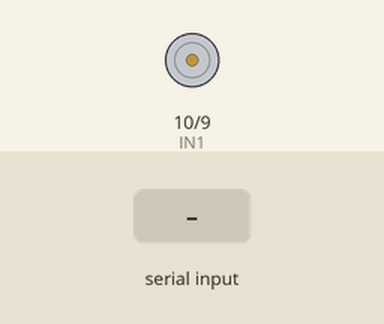
Simulated run of this sketch. Board: Arduino Uno, built with avr-gcc and run on an emulated ATmega328P. Shown: motor-driver pin pairs drawn as motors (green arrow = first pin HIGH = forward, orange = second pin HIGH = backward, longer = more drive). The test bench sets the inputs (shaded band).

Above: at 1.2 s.
1.3 s: "1" received over the second serial link
At 2.1 s:
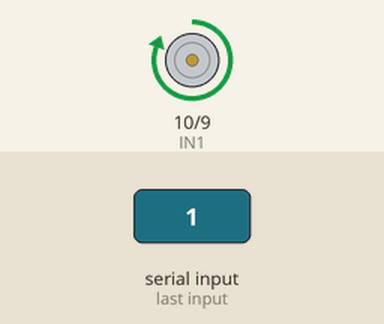
At 3.2 s:
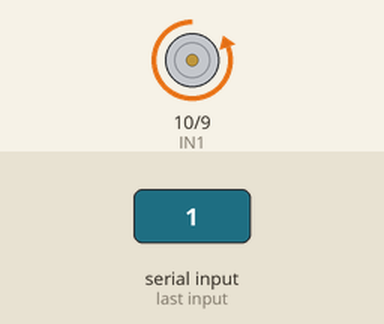
Timing chart, 0 to 4.7 s (numbered marks = the images above; inputs shaded):
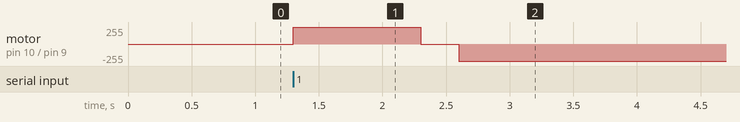

Measured:
- after the input at 1.3 s, motor on pin 10 (IN1) / pin 9 (IN2): stopped → forward 255/255 at once, → stopped 1.0 s later, → backward 255/255 0.30 s later

The sketch:

motor.ino
```cpp
#include <SoftwareSerial.h>
SoftwareSerial mySerial(10, 11); // RX, TX
// Подключение пинов драйвера к пинам Arduino
// int ENA = 11;
int IN1 = 10;
int IN2 = 9;

void setup() {
  // Настройка пинов на вывод
  // pinMode(ENA, OUTPUT);
  pinMode(IN1, OUTPUT);
  pinMode(IN2, OUTPUT);

  Serial.begin(9600);
  mySerial.begin(9600);

  // Установка скорости вращения мотора (0-255)
  // analogWrite(ENA, 255);
}

void loop() {
  if (mySerial.available() > 0) {
    char command = mySerial.read();

    if (command == '1') {
      // Поворот мотора вперед
      digitalWrite(IN1, HIGH);
      digitalWrite(IN2, LOW);
      delay(1000);
      digitalWrite(IN1, LOW);
      digitalWrite(IN2, LOW);
      delay(300);

      // Вращение назад
      digitalWrite(IN1, LOW);
      digitalWrite(IN2, HIGH);
      delay(1000);
    }

  // // Вращение вперед
  // digitalWrite(IN1, HIGH);
  // digitalWrite(IN2, LOW);
  // delay(100); // Вращение в течение 2 секунд

  // // Остановка на 1 секунду
  // digitalWrite(IN1, LOW);
  // digitalWrite(IN2, LOW);
  // delay(3000);

  // // Вращение назад
  // digitalWrite(IN1, LOW);
  // digitalWrite(IN2, HIGH);
  // delay(100); // Вращение в течение 2 секунд

  // // Остановка на 1 секунду
  // digitalWrite(IN1, LOW);
  // digitalWrite(IN2, LOW);
  // delay(3000);

  // Поворот мотора вперед
    // digitalWrite(ENA, HIGH);
    // digitalWrite(IN1, HIGH);
    // digitalWrite(IN2, LOW);

  }
}
```
